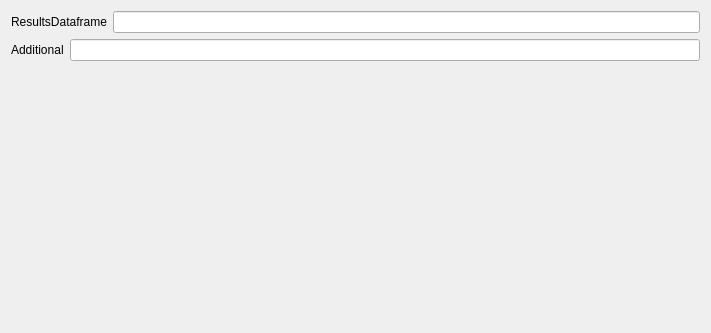
<?xml version="1.0" encoding="UTF-8"?>
<ui version="4.0">
 <class>SleepStagingExportResultsSettingsView</class>
 <widget class="QWidget" name="SleepStagingExportResultsSettingsView">
  <property name="styleSheet">
   <string notr="true">font: 12pt &quot;Roboto&quot;;</string>
  </property>
  <property name="geometry">
   <rect>
    <x>0</x>
    <y>0</y>
    <width>711</width>
    <height>333</height>
   </rect>
  </property>
  <property name="windowTitle">
   <string>Form</string>
  </property>
  <layout class="QVBoxLayout" name="verticalLayout">
   <item>
    <layout class="QHBoxLayout" name="ResultsDataframe_horizontalLayout">
     <item>
      <widget class="QLabel" name="ResultsDataframe_label">
       <property name="text">
        <string>ResultsDataframe</string>
       </property>
      </widget>
     </item>
     <item>
      <widget class="QLineEdit" name="ResultsDataframe_lineedit"/>
     </item>
    </layout>
   </item><item>
    <layout class="QHBoxLayout" name="Additional_horizontalLayout">
     <item>
      <widget class="QLabel" name="Additional_label">
       <property name="text">
        <string>Additional</string>
       </property>
      </widget>
     </item>
     <item>
      <widget class="QLineEdit" name="Additional_lineedit"/>
     </item>
    </layout>
   </item>
   <item>
    <spacer name="verticalSpacer">
     <property name="orientation">
      <enum>Qt::Vertical</enum>
     </property>
     <property name="sizeHint" stdset="0">
      <size>
       <width>20</width>
       <height>40</height>
      </size>
     </property>
    </spacer>
   </item>
  </layout>
 </widget>
 <resources>
  <include location="../../../../snooz-toolbox/src/main/python/ui/themes/themes.qrc"/>
 </resources>
 <connections/>
 </ui>
